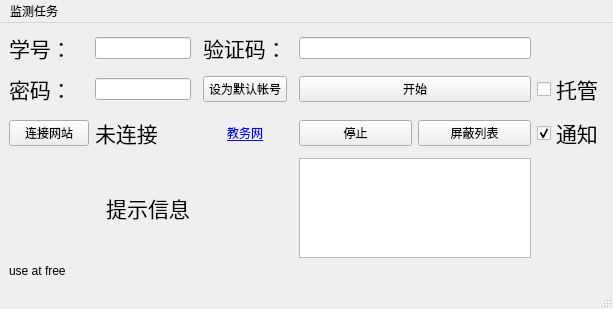
<?xml version="1.0" encoding="UTF-8"?>
<ui version="4.0">
 <class>MainWindow</class>
 <widget class="QMainWindow" name="MainWindow">
  <property name="geometry">
   <rect>
    <x>0</x>
    <y>0</y>
    <width>613</width>
    <height>309</height>
   </rect>
  </property>
  <property name="windowTitle">
   <string>ReportMonitor</string>
  </property>
  <property name="windowIcon">
   <iconset>
    <normaloff>LELIEL.ico</normaloff>LELIEL.ico</iconset>
  </property>
  <widget class="QWidget" name="centralwidget">
   <layout class="QGridLayout" name="gridLayout">
    <item row="7" column="0" colspan="4">
     <widget class="QLabel" name="Label_news">
      <property name="font">
       <font>
        <pointsize>16</pointsize>
       </font>
      </property>
      <property name="layoutDirection">
       <enum>Qt::LeftToRight</enum>
      </property>
      <property name="text">
       <string>提示信息</string>
      </property>
      <property name="textFormat">
       <enum>Qt::AutoText</enum>
      </property>
      <property name="alignment">
       <set>Qt::AlignCenter</set>
      </property>
     </widget>
    </item>
    <item row="2" column="3">
     <widget class="QLabel" name="Label_yzm">
      <property name="font">
       <font>
        <pointsize>16</pointsize>
       </font>
      </property>
      <property name="text">
       <string>验证码：</string>
      </property>
      <property name="textFormat">
       <enum>Qt::AutoText</enum>
      </property>
     </widget>
    </item>
    <item row="2" column="0">
     <widget class="QLabel" name="Label_stID">
      <property name="font">
       <font>
        <pointsize>16</pointsize>
       </font>
      </property>
      <property name="text">
       <string>学号：</string>
      </property>
      <property name="textFormat">
       <enum>Qt::AutoText</enum>
      </property>
     </widget>
    </item>
    <item row="3" column="3">
     <widget class="QPushButton" name="button_saveID">
      <property name="text">
       <string>设为默认帐号</string>
      </property>
     </widget>
    </item>
    <item row="3" column="1">
     <widget class="QLineEdit" name="Line_password">
      <property name="echoMode">
       <enum>QLineEdit::PasswordEchoOnEdit</enum>
      </property>
     </widget>
    </item>
    <item row="2" column="1">
     <widget class="QLineEdit" name="Line_stID"/>
    </item>
    <item row="3" column="0">
     <widget class="QLabel" name="Label_password">
      <property name="font">
       <font>
        <pointsize>16</pointsize>
       </font>
      </property>
      <property name="text">
       <string>密码：</string>
      </property>
      <property name="textFormat">
       <enum>Qt::AutoText</enum>
      </property>
     </widget>
    </item>
    <item row="2" column="7">
     <widget class="QLabel" name="pic_yzm">
      <property name="minimumSize">
       <size>
        <width>64</width>
        <height>28</height>
       </size>
      </property>
      <property name="maximumSize">
       <size>
        <width>64</width>
        <height>28</height>
       </size>
      </property>
      <property name="text">
       <string/>
      </property>
     </widget>
    </item>
    <item row="6" column="0">
     <widget class="QPushButton" name="button_linkWeb">
      <property name="text">
       <string>连接网站</string>
      </property>
     </widget>
    </item>
    <item row="3" column="7">
     <widget class="QCheckBox" name="ocr">
      <property name="font">
       <font>
        <pointsize>16</pointsize>
       </font>
      </property>
      <property name="text">
       <string>托管</string>
      </property>
     </widget>
    </item>
    <item row="8" column="0" rowspan="2" colspan="8">
     <widget class="QLabel" name="label">
      <property name="text">
       <string>&lt;html&gt;&lt;head/&gt;&lt;body&gt;&lt;p&gt;use at free&lt;/p&gt;&lt;/body&gt;&lt;/html&gt;</string>
      </property>
     </widget>
    </item>
    <item row="2" column="5" colspan="2">
     <widget class="QLineEdit" name="Line_yzm"/>
    </item>
    <item row="3" column="5" colspan="2">
     <widget class="QPushButton" name="start">
      <property name="text">
       <string>开始</string>
      </property>
     </widget>
    </item>
    <item row="6" column="6">
     <widget class="QPushButton" name="button_txt">
      <property name="text">
       <string>屏蔽列表</string>
      </property>
     </widget>
    </item>
    <item row="6" column="5">
     <widget class="QPushButton" name="stop">
      <property name="text">
       <string>停止</string>
      </property>
     </widget>
    </item>
    <item row="6" column="7">
     <widget class="QCheckBox" name="check_toast">
      <property name="enabled">
       <bool>true</bool>
      </property>
      <property name="font">
       <font>
        <pointsize>16</pointsize>
       </font>
      </property>
      <property name="text">
       <string>通知</string>
      </property>
      <property name="checked">
       <bool>true</bool>
      </property>
     </widget>
    </item>
    <item row="7" column="5" colspan="2">
     <widget class="QTextBrowser" name="textBrowser"/>
    </item>
    <item row="6" column="1" colspan="2">
     <widget class="QLabel" name="Label_linkStatus">
      <property name="font">
       <font>
        <pointsize>16</pointsize>
       </font>
      </property>
      <property name="text">
       <string>未连接</string>
      </property>
     </widget>
    </item>
    <item row="6" column="3">
     <widget class="QLabel" name="openWeb">
      <property name="text">
       <string>&lt;A href='http://202.4.152.190:8080/pyxx/Default.aspx'&gt;教务网&lt;/a&gt;</string>
      </property>
      <property name="alignment">
       <set>Qt::AlignCenter</set>
      </property>
     </widget>
    </item>
   </layout>
  </widget>
  <widget class="QMenuBar" name="menubar">
   <property name="geometry">
    <rect>
     <x>0</x>
     <y>0</y>
     <width>613</width>
     <height>26</height>
    </rect>
   </property>
   <widget class="QMenu" name="menu">
    <property name="title">
     <string>监测任务</string>
    </property>
    <addaction name="menu_RM"/>
    <addaction name="menu_L"/>
   </widget>
   <addaction name="menu"/>
  </widget>
  <widget class="QStatusBar" name="statusbar"/>
  <action name="menu_RM">
   <property name="checkable">
    <bool>true</bool>
   </property>
   <property name="checked">
    <bool>true</bool>
   </property>
   <property name="text">
    <string>ReportMonitor</string>
   </property>
  </action>
  <action name="menu_L">
   <property name="checkable">
    <bool>true</bool>
   </property>
   <property name="text">
    <string>Lesson</string>
   </property>
  </action>
 </widget>
 <tabstops>
  <tabstop>Line_stID</tabstop>
  <tabstop>Line_password</tabstop>
  <tabstop>Line_yzm</tabstop>
 </tabstops>
 <resources/>
 <connections>
  <connection>
   <sender>Line_yzm</sender>
   <signal>returnPressed()</signal>
   <receiver>MainWindow</receiver>
   <slot>yzmShow()</slot>
   <hints>
    <hint type="sourcelabel">
     <x>483</x>
     <y>55</y>
    </hint>
    <hint type="destinationlabel">
     <x>553</x>
     <y>105</y>
    </hint>
   </hints>
  </connection>
 </connections>
 <slots>
  <slot>yzmShow()</slot>
 </slots>
</ui>
